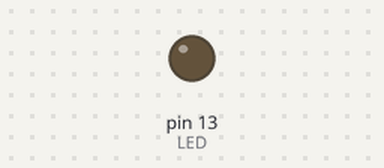
The sketch below on a simulated Arduino Uno, built for the host (arithmetic inside an expression is 32-bit, double 64-bit). Shown: output pins drawn as LEDs (lit = HIGH). WiFi joins after 1.5 s; servers stay silent unless stated; what the sketch prints to the serial monitor is not drawn.

Above: at 0.0 s.
Timing chart, 0 to 2.8 s (numbered marks = the images above):
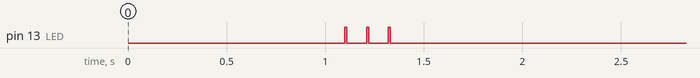

The sketch:

test_ethernet2.ino
```cpp
#include <Ethernet.h>
//#include <EthernetUdp.h>
#include <SPI.h>

#define LED 13

EthernetClient cli;


//  byte        host[]={82, 64, 32, 56};
  byte        host[]= {192,168,0,36};
  int         port  = 1786;

  byte        mac[] = {0xDE, 0xAD, 0xBE, 0xEF, 0xFE, 0x00};   // fake Mac for wiznet board
  byte        localIp[] = {192,168,0,199};

#define MAXLEN 500
  char        rxMessage[MAXLEN];
  uint16_t    len;
  int         txStatus,rxStatus;
  uint16_t    cnt=0;


void serialPrintIp(uint8_t* ip)
{
  for(int i=0;i<4;i++){Serial.print(ip[i]);if(i<3){Serial.print(".");}}
  //Serial.print(" ");
}

int messToServer(EthernetClient* cli,byte* host,int port,char* data)    // connecte au serveur et transfère la data
{
  int             cxStatus=0;
  uint8_t         repeat=0;

  Serial.print("connecting ");
  for(int i=0;i<4;i++){Serial.print((uint8_t)host[i]);Serial.print(" ");}
  Serial.print(":");Serial.print(port);
  Serial.print("...");

  while(!cxStatus && repeat<4){

    repeat++;

    cxStatus=cli->connect(host,port);
    cxStatus=cli->connected();
    Serial.print(repeat);Serial.print("/");
    Serial.print(cxStatus);
    if(!cxStatus){
        switch(cxStatus){
            case -1:Serial.print(" time out ");break;
            case -2:Serial.print(" invalid server ");break;
            case -3:Serial.print(" truncated ");break;
            case -4:Serial.print(" invalid response ");break;
            default:Serial.print(" unknown reason ");break;
        }
    }
    else {
      Serial.println(" ok");
      cli->print(data);
      cli->print("\r\n HTTP/1.1\r\n Connection:close\r\n\r\n");
      return 1;
    }
    delay(100);
  }
  Serial.println(" failed");return 0;
}

int getHttpData(EthernetClient* cli,char* data,uint16_t* len)
{
  #define TIMEOUT 2000

  int pt=0;
  char inch;
  unsigned long timerTo=millis();

  if(*len==0){return -1;}

  if(cli->connected()!=0){
      while(millis()<(timerTo+TIMEOUT)){
        if(cli->available()>0){
          timerTo=millis();
          inch=cli->read();Serial.print(inch);

            if(pt<*len-1){data[pt]=inch;pt++;}
        }
      }
      data[pt]='\0';
      *len=pt;
      return 1;               // data ok
  }
  return -2;                  // not connected
}


void setup() {

  Serial.begin(115200);delay(1000);
  Serial.println("start");

  pinMode(LED, OUTPUT);
  for(int i=0;i<3;i++){delay(100);digitalWrite(LED,HIGH);delay(10);digitalWrite(LED,LOW);}

  unsigned long t_beg=millis();
  if(Ethernet.begin((uint8_t*)mac) == 0){
    Serial.print("Failed with DHCP... forcing Ip ");
    serialPrintIp(localIp);Serial.println();
    Ethernet.begin((uint8_t*)mac, localIp);
    }

  Serial.print("localIP=");Serial.println(Ethernet.localIP());
  delay(1000);
}

void loop() {

    cnt++;
    Serial.print(cnt);Serial.print(" ");

    txStatus=messToServer(&cli,host,port,"GET/");
    Serial.println(txStatus);

    if(txStatus){
      len=MAXLEN;
      rxStatus=getHttpData(&cli,rxMessage,&len);
      Serial.print(rxStatus);Serial.print(" len=");Serial.println(len);
    }
    cli.stop();
    delay(1000);

}
```
